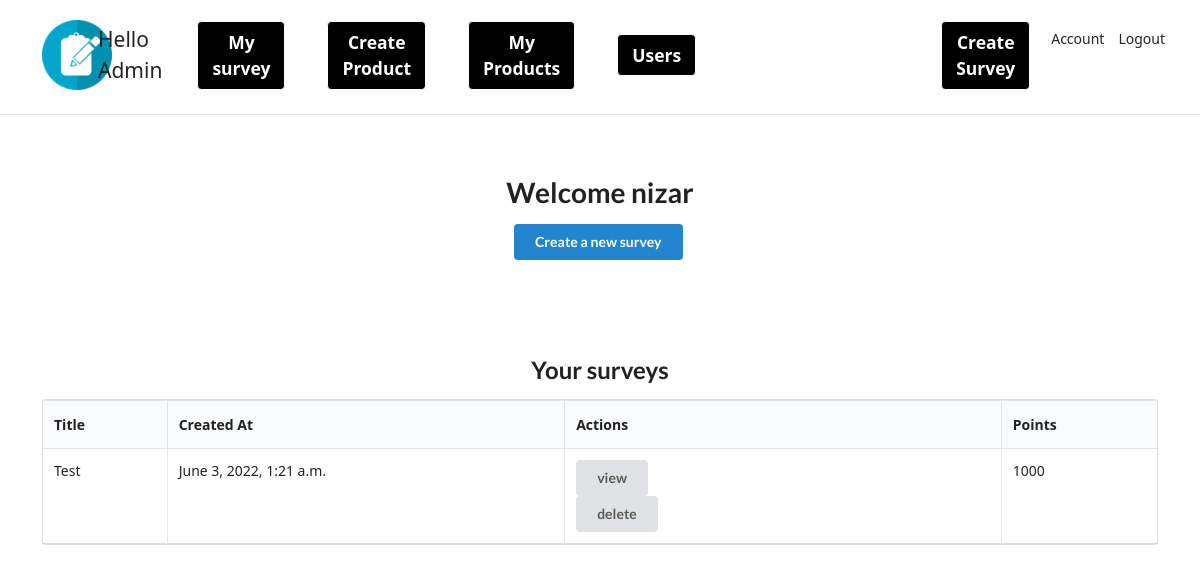
The page /surveys/ (signed in) on the database as committed earlier.
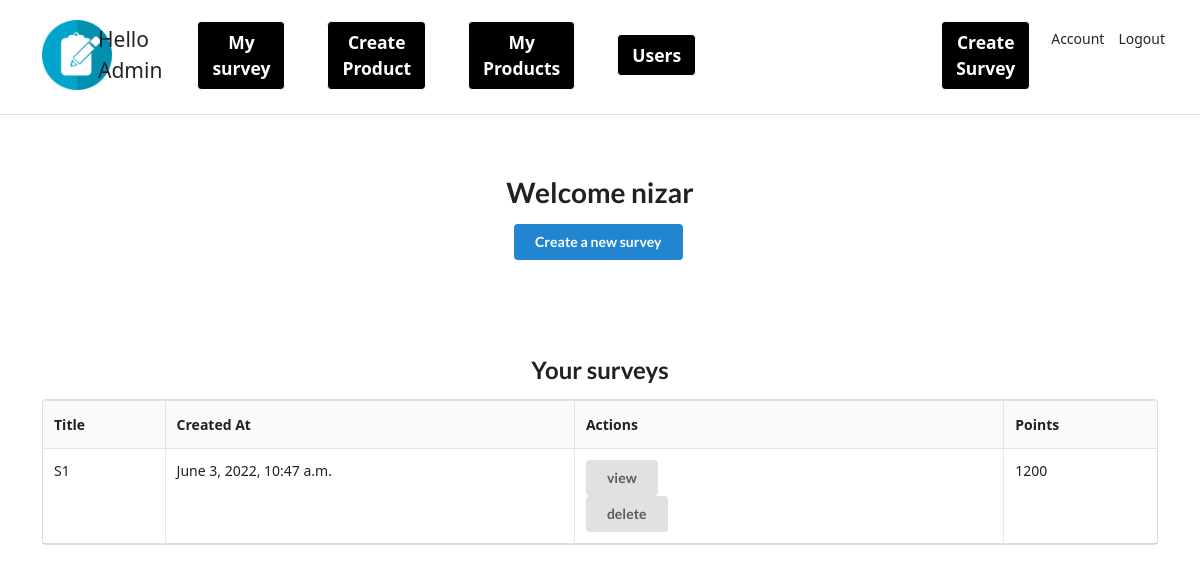
The same page on the database as committed later.
### survey/models.py (models this page shows)
class Survey(models.Model):
    title = models.CharField(max_length=64)
    is_active = models.BooleanField(default=False)
    creator = models.ForeignKey(Account, on_delete=models.CASCADE)
    created_at = models.DateTimeField(default=timezone.now)
    points = models.IntegerField(default=0)

### survey/views.py (the view)
# urls.py: path('surveys/', survey_list, name='surveys'),
@login_required
def survey_list(request):
    if request.user.is_admin:
        surveys = Survey.objects.filter(
            creator=request.user).order_by("-created_at").all()
        return render(request, "survey/list.html", {"surveys": surveys})
    else:
        return redirect("list")

### survey/templates/survey/list.html (shortened to what this page needs)
{% extends "base.html" %}
{% block content %}
<div class="ui center aligned basic very padded segment">
    <h1 class="ui header">Welcome {{ request.user.username }}</h1>
    <a href="{% url 'create' %}">
        <div class="ui primary button">Create a new survey</div>
    </a>
</div>
<div class="ui center aligned basic very padded segment">
    {% if surveys %}
    <h2 class="ui header">Your surveys</h2>
    <table class="ui celled table">
        <thead>
            <tr>
                <th>Title</th>
                <th>Created At</th>
                <th>Actions</th>
                <th>Points</th>
            </tr>
        </thead>
        <tbody>
            {% for survey in surveys %}
            <tr>
                <td>{{ survey.title }}</td>
                <td>{{ survey.created_at }}</td>
                <td>
                    {% if survey.is_active %}
                    <a href="{% url 'detail' survey.pk %}">
                        <div class="ui button">view</div>
                    </a>
                    {% else %}
                    <a href="{% url 'edit' survey.pk %}">
                        <div class="ui button">edit</div>
                    </a>
                    {% endif %}
                    <form method="post" action="{% url 'delete' survey.pk %}" style="display: inline-block;">
                        <button class=" ui button">delete</button>
                    </form>
                </td>
                <td> {{survey.points}} </td>
            </tr>
            {% endfor %}
        </tbody>
    </table>
    {% else %}
    <h2 class="ui header">Your surveys
        <div class="sub header">You don't have any surveys yet, try creating one first.</div>
    </h2>
    {% endif %}
</div>
{% endblock %}

Rows that differ between the two databases and show on the page:
removed Survey: title "Test", created_at "June 3, 2022, 1:21 a.m.", is_active "view", points "1000"
added Survey: title "S1", created_at "June 3, 2022, 10:47 a.m.", is_active "view", points "1200"
